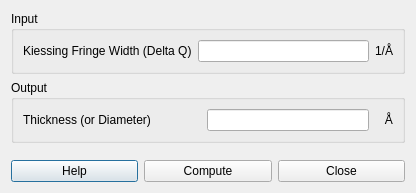
<?xml version="1.0" encoding="UTF-8"?>
<ui version="4.0">
 <class>KiessigPanel</class>
 <widget class="QDialog" name="KiessigPanel">
  <property name="geometry">
   <rect>
    <x>0</x>
    <y>0</y>
    <width>416</width>
    <height>193</height>
   </rect>
  </property>
  <property name="windowTitle">
   <string>Dialog</string>
  </property>
  <layout class="QGridLayout" name="gridLayout_3">
   <item row="0" column="0" colspan="3">
    <widget class="QGroupBox" name="groupBox">
     <property name="title">
      <string>Input</string>
     </property>
     <layout class="QGridLayout" name="gridLayout">
      <item row="0" column="0">
       <layout class="QHBoxLayout" name="horizontalLayout">
        <item>
         <widget class="QLabel" name="label">
          <property name="text">
           <string>Kiessing Fringe Width (Delta Q)</string>
          </property>
         </widget>
        </item>
        <item>
         <widget class="QLineEdit" name="deltaq_in"/>
        </item>
        <item>
         <widget class="QLabel" name="label_2">
          <property name="text">
           <string>1/Å</string>
          </property>
         </widget>
        </item>
       </layout>
      </item>
     </layout>
    </widget>
   </item>
   <item row="1" column="0" colspan="3">
    <widget class="QGroupBox" name="groupBox_2">
     <property name="title">
      <string>Output</string>
     </property>
     <layout class="QGridLayout" name="gridLayout_2">
      <item row="0" column="0">
       <layout class="QHBoxLayout" name="horizontalLayout_2">
        <item>
         <widget class="QLabel" name="label_3">
          <property name="text">
           <string>Thickness (or Diameter)               </string>
          </property>
         </widget>
        </item>
        <item>
         <widget class="QLineEdit" name="lengthscale_out"/>
        </item>
        <item>
         <widget class="QLabel" name="label_4">
          <property name="text">
           <string>   Å</string>
          </property>
         </widget>
        </item>
       </layout>
      </item>
     </layout>
    </widget>
   </item>
   <item row="2" column="2">
    <spacer name="verticalSpacer">
     <property name="orientation">
      <enum>Qt::Vertical</enum>
     </property>
     <property name="sizeHint" stdset="0">
      <size>
       <width>20</width>
       <height>40</height>
      </size>
     </property>
    </spacer>
   </item>
   <item row="3" column="0">
    <widget class="QPushButton" name="helpButton">
     <property name="toolTip">
      <string>&lt;html&gt;&lt;head/&gt;&lt;body&gt;&lt;p&gt;Help using the Kiessing fringe calculator.&lt;/p&gt;&lt;/body&gt;&lt;/html&gt;</string>
     </property>
     <property name="text">
      <string>Help</string>
     </property>
    </widget>
   </item>
   <item row="3" column="1">
    <widget class="QPushButton" name="computeButton">
     <property name="toolTip">
      <string>&lt;html&gt;&lt;head/&gt;&lt;body&gt;&lt;p&gt;Compute the thickness or diameter.&lt;/p&gt;&lt;/body&gt;&lt;/html&gt;</string>
     </property>
     <property name="text">
      <string>Compute</string>
     </property>
    </widget>
   </item>
   <item row="3" column="2">
    <widget class="QPushButton" name="closeButton">
     <property name="toolTip">
      <string>&lt;html&gt;&lt;head/&gt;&lt;body&gt;&lt;p&gt;Close this window.&lt;/p&gt;&lt;/body&gt;&lt;/html&gt;</string>
     </property>
     <property name="text">
      <string>Close</string>
     </property>
    </widget>
   </item>
  </layout>
 </widget>
 <resources/>
 <connections/>
</ui>
